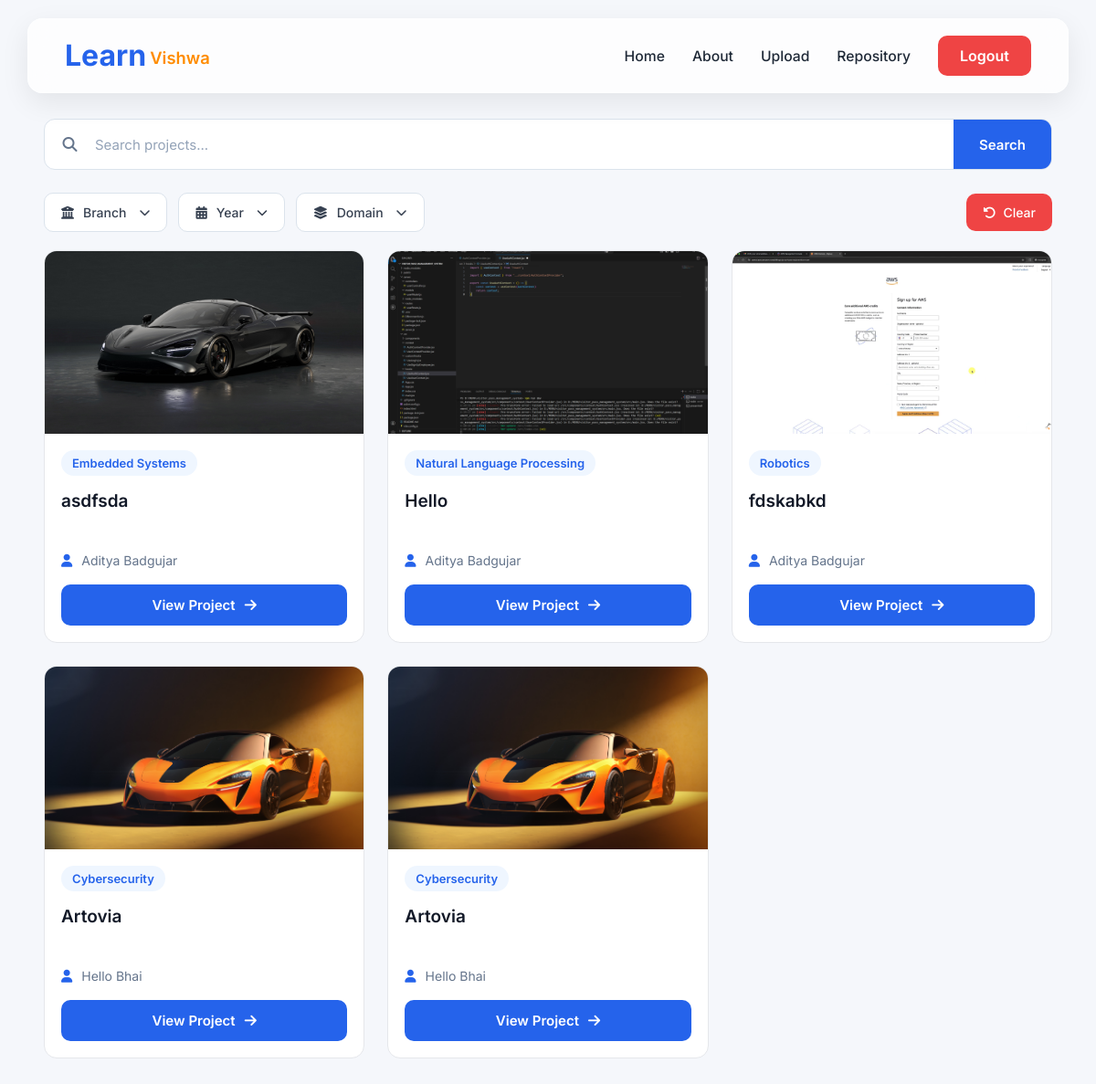
Page /Repository/ (signed in) on the committed database.
### students/models.py (models this page shows)
class Student(models.Model):
    name = models.CharField(max_length=100,null=True)
    ofclass = models.CharField(max_length=100,null=True)
    division = models.CharField(max_length=100,null=True)
    branch = models.CharField(max_length=100,null=True)
    title = models.CharField(max_length=100,null=True)
    discription = models.CharField(max_length=100,null=True)
    video = models.FileField(upload_to='Video/',null=True)
    thumbnail = models.FileField(upload_to='Thumbnail/',null=True)
    academic_year = models.CharField(max_length=100,null=True)
    date = models.DateField(null=True)
    domain = models.CharField(max_length=100,null=True)
    Achievements = models.CharField(max_length=100,null=True)
    LevelofProject = models.CharField(max_length=100,null=True)
    Challenges = models.CharField(max_length=100,null=True)
    likes = models.ManyToManyField(User, related_name='liked_videos', blank=True)

### students/views.py (the view, shortened to what this page needs)
# urls.py: path('Repository/', views.RepositoryPage, name='Repository'),
@login_required
def RepositoryPage(request):
    if request.method == "GET":
        selected_branches = request.GET.getlist('branch')
        selected_classes = request.GET.getlist('ofclass')
        selected_domains = request.GET.getlist('domain')
        selected_search = request.GET.get('search')
        student_list = Student.objects.all()  # Start with all students
        if selected_branches:
            student_list = student_list.filter(branch__in=selected_branches)
        if selected_classes:
            student_list = student_list.filter(ofclass__in=selected_classes)
        if selected_domains:
            student_list = student_list.filter(domain__in=selected_domains)
    return render(request, 'Repository.html', {'student_list': student_list})

### templates/Repository.html (shortened to what this page needs)
<!doctype html>
<html lang="en">
  <head>
    {% load static %}
    <link rel="stylesheet" href="{% static 'css/Repository.css' %}" />
    <link
      rel="stylesheet"
      href="https://cdnjs.cloudflare.com/ajax/libs/font-awesome/6.5.2/css/all.min.css"
    />
  </head>
  <body>
    {% include "Navbar.html" %}
    <section class="repositoryContainer">
      <form method="GET" class="searchForm">
        <div class="searchBox">
          <i class="fa-solid fa-magnifying-glass"></i>
          <input
            type="text"
            name="search"
            placeholder="Search projects..."
            value="{{ request.GET.search }}"
          />
          <button type="submit">Search</button>
        </div>
      </form>
      <div class="filterHeader">
        <button
          type="button"
          class="filterButton"
          onclick="toggleFilter(this, 'branchFilter')"
        >
          <i class="fa-solid fa-building-columns"></i>
          Branch
          <i class="fa-solid fa-chevron-down arrow"></i>
        </button>
        <button
          type="button"
          class="filterButton"
          onclick="toggleFilter(this, 'yearFilter')"
        >
          <i class="fa-solid fa-calendar-days"></i>
          Year
          <i class="fa-solid fa-chevron-down arrow"></i>
        </button>
        <button
          type="button"
          class="filterButton"
          onclick="toggleFilter(this, 'domainFilter')"
        >
          <i class="fa-solid fa-layer-group"></i>
          Domain
          <i class="fa-solid fa-chevron-down arrow"></i>
        </button>
        <button type="button" class="clearFilter" onclick="clearAllFilters()">
          <i class="fa-solid fa-rotate-left"></i>
          Clear
        </button>
      </div>
      <div class="projectGrid">
        {% for p in student_list %}
        <div class="projectCard">
          <a href="{% url 'Video' p.id %}" class="thumbnail">
            {% if p.thumbnail %}
            <img src="{{ p.thumbnail.url }}" alt="{{ p.title }}" />
            {% else %}
            <img src="{% static 'img/Borcelle.png' %}" alt="Thumbnail" />
            {% endif %}
          </a>
          <div class="projectInfo">
            <span class="projectDomain"> {{ p.domain }} </span>
            <h3>{{ p.title }}</h3>
            <p class="studentName">
              <i class="fa-solid fa-user"></i>
              {{ p.name }}
            </p>
            <a href="{% url 'Video' p.id %}" class="viewProject">
              View Project
              <i class="fa-solid fa-arrow-right"></i>
            </a>
          </div>
        </div>
        {% empty %}
        <div class="emptyState">
          <i class="fa-solid fa-folder-open"></i>
          <h2>No Projects Found</h2>
          <p>No projects match the selected filters.</p>
        </div>
        {% endfor %}
      </div>
    </section>
  </body>
</html>

### templates/Navbar.html
{% load static %}
<link rel="stylesheet" href="{% static 'css/Navbar.css' %}" />
<header class="navbar-wrapper">
  <nav class="navbar">
    <a href="/" class="logo">
      <span class="logo-primary">Learn</span>
      <span class="logo-secondary">Vishwa</span>
    </a>
    <div class="nav-links">
      <a href="/" class="nav-link">Home</a>
      <a href="/About/" class="nav-link">About</a>
      {% if user.is_authenticated %}
      <a href="/Upload/" class="nav-link">Upload</a>
      <a href="/Repository/" class="nav-link">Repository</a>
      <a href="/logout/" class="btn-logout"> Logout </a>
      {% else %}
      <a href="/Login/" class="nav-link"> Login </a>
      <a href="/Register/" class="btn-signup"> Sign Up </a>
      {% endif %}
    </div>
  </nav>
</header>

### static/css/Repository.css (style rules this page uses)
* { margin: 0; padding: 0; box-sizing: border-box; font-family: "Inter", sans-serif; }
body { background: #f5f7fb; color: #1f2937; }
a { text-decoration: none; color: inherit; }
button, input { font-family: inherit; }
button { cursor: pointer; border: none; outline: none; }
input { outline: none; }
.repositoryContainer { width: 92%; max-width: 1400px; margin: 130px auto 60px; }
.searchForm { margin-bottom: 25px; }
.searchBox { display: flex; align-items: center; background: #fff; border: 1px solid #dbe3ec; border-radius: 12px; overflow: hidden; }
.searchBox i { width: 55px; text-align: center; color: #64748b; font-size: 16px; }
.searchBox input { flex: 1; height: 54px; border: none; font-size: 15px; background: transparent; }
.searchBox input::placeholder { color: #94a3b8; }
.searchBox button { height: 54px; padding: 0 28px; background: #2563eb; color: #fff; font-size: 15px; font-weight: 600; transition: 0.3s; }
.filterHeader { display: flex; align-items: center; gap: 12px; flex-wrap: wrap; margin-bottom: 20px; }
.filterButton { display: flex; align-items: center; gap: 10px; background: #fff; border: 1px solid #dbe3ec; padding: 12px 18px; border-radius: 10px; font-size: 14px; font-weight: 500; color: #374151; transition: 0.3s; }
.filterButton .arrow { font-size: 12px; margin-left: 4px; }
.clearFilter { margin-left: auto; display: flex; align-items: center; gap: 8px; background: #ef4444; color: #fff; padding: 12px 18px; border-radius: 10px; font-size: 14px; font-weight: 500; transition: 0.3s; }
.projectGrid { display: grid; grid-template-columns: repeat(auto-fill, minmax(320px, 1fr)); gap: 25px; }
.projectCard { background: #fff; border: 1px solid #e5e7eb; border-radius: 14px; overflow: hidden; transition: 0.25s; }
.thumbnail { display: block; width: 100%; height: 200px; background: #e2e8f0; overflow: hidden; }
.thumbnail img { width: 100%; height: 100%; object-fit: cover; transition: 0.35s; }
.projectInfo { padding: 18px; }
.projectDomain { display: inline-block; background: #eff6ff; color: #2563eb; padding: 6px 12px; border-radius: 20px; font-size: 13px; font-weight: 600; margin-bottom: 14px; }
.projectInfo h3 { font-size: 19px; font-weight: 600; color: #111827; line-height: 1.5; margin-bottom: 14px; display: -webkit-box; -webkit-line-clamp: 2; -webkit-box-orient: vertical; overflow: hidden; min-height: 56px; }
.studentName { display: flex; align-items: center; gap: 10px; color: #64748b; font-size: 14px; margin-bottom: 18px; }
.studentName i { color: #2563eb; }
.viewProject { width: 100%; display: flex; justify-content: center; align-items: center; gap: 10px; background: #2563eb; color: #fff; padding: 13px; border-radius: 10px; font-size: 15px; font-weight: 600; transition: 0.3s; }
.viewProject i { transition: 0.3s; }

### static/css/Navbar.css (style rules this page uses)
*, *::before, *::after { margin: 0; padding: 0; box-sizing: border-box; }
:root { --primary: #2563eb; --primary-hover: #1d4ed8; --orange: #ff8c00; --text: #1f2937; --light-text: #6b7280; --white: rgba(255, 255, 255, 0.8); --shadow: 0 10px 30px rgba(0, 0, 0, 0.08); --radius: 16px; }
body { font-family: "Inter", sans-serif; }
.navbar-wrapper { position: fixed; top: 20px; left: 0; width: 100%; display: flex; justify-content: center; z-index: 1000; pointer-events: none; }
.navbar { width: min(1300px, 95%); display: flex; justify-content: space-between; align-items: center; padding: 18px 40px; border-radius: var(--radius); background: rgba(255, 255, 255, 0.75); backdrop-filter: blur(14px); -webkit-backdrop-filter: blur(14px); border: 1px solid rgba(255, 255, 255, 0.4); box-shadow: var(--shadow); pointer-events: auto; }
.logo { text-decoration: none; display: flex; align-items: flex-end; gap: 4px; }
.logo-primary { font-size: 2rem; font-weight: 700; color: var(--primary); line-height: 1; }
.logo-secondary { font-size: 1.15rem; color: var(--orange); font-weight: 600; margin-bottom: 3px; }
.nav-links { display: flex; align-items: center; gap: 30px; }
.nav-link { text-decoration: none; color: var(--text); font-size: 0.98rem; font-weight: 500; position: relative; transition: 0.25s ease; }
.nav-link::after { content: ""; position: absolute; left: 0; bottom: -6px; width: 0; height: 2px; background: var(--primary); transition: 0.3s; }
.btn-logout { text-decoration: none; background: #ef4444; color: #fff; padding: 12px 24px; border-radius: 10px; font-weight: 600; transition: 0.25s ease; }

### rows in the picture
Student: thumbnail (picture), domain "Embedded Systems", title "asdfsda", name "Aditya Badgujar"
Student: thumbnail (picture), domain "Natural Language Processing", title "Hello", name "Aditya Badgujar"
Student: thumbnail (picture), domain "Robotics", title "fdskabkd", name "Aditya Badgujar"
Student: thumbnail (picture), domain "Cybersecurity", title "Artovia", name "Hello Bhai"
Student: thumbnail (picture), domain "Cybersecurity", title "Artovia", name "Hello Bhai"
